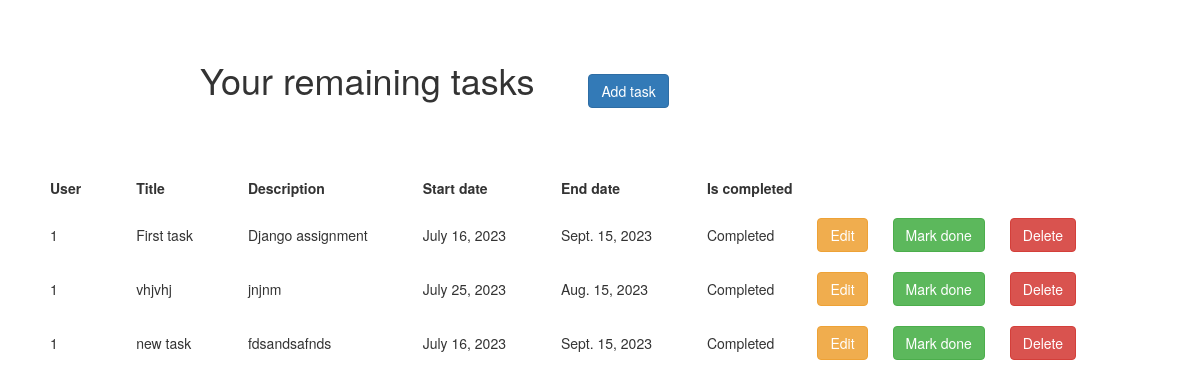
Before: / with the older database file.
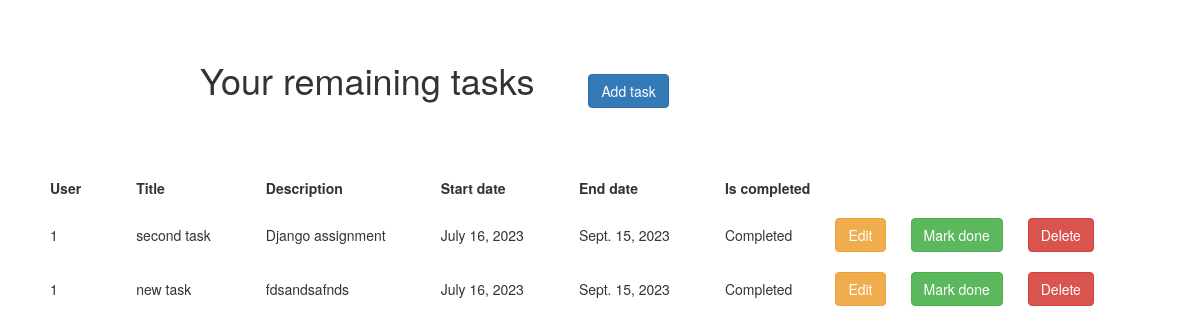
After: the same page with the newer database file.
### todolist/models.py (models this page shows, shortened)
class Todo(models.Model):
    title = models.CharField(max_length=200)
    description = models.TextField()
    start_date = models.DateField()
    end_date = models.DateField()
    user = models.ForeignKey(settings.AUTH_USER_MODEL, on_delete=models.CASCADE)
    is_completed = models.BooleanField(default=False)

### todolist/views.py (the view)
# urls.py: path('', views.todo_list,name="todo_list"),
def todo_list(request):
    data = Todo.objects.all()
    context = {"data" : data}
    return render(request,template_name='todolist/todo_list.html',context=context)

### todolist/templates/todolist/todo_list.html (shortened to what this page needs)
<!DOCTYPE html>
<html lang="en">
<head>
    <link rel="stylesheet" href="https://cdn.jsdelivr.net/npm/bootstrap@3.3.7/dist/css/bootstrap.min.css">
</head>
<body>
    <div style="margin: 60px 200px;">
        <h1 style="display:inline; margin-right: 50px;">Your remaining tasks</h1>
        <button onclick="window.location.href='/create/new'" type="button" class="btn btn-primary">Add task</button>
    </div>
    <table>
        <tr>
            <th style="padding-left: 50px">User</th>
            <th style="padding-left: 50px">Title</th>
            <th style="padding-left: 50px">Description</th>
            <th style="padding-left: 50px">Start date</th>
            <th style="padding-left: 50px">End date</th>
            <th style="padding-left: 50px">Is completed</th>
        </tr>
        {% for i in data %}
        <tr style="padding: 10px 0;">
            <td style="padding-left: 50px">{{i.user_id}}</td>
            <td style="padding-left: 50px">{{i.title}}</td>
            <td style="padding-left: 50px">{{i.description}}</td>
            <td style="padding-left: 50px">{{i.start_date}}</td>
            <td style="padding-left: 50px">{{i.end_date}}</td>
            {% if i.is_completed == True %}<td style="padding-left: 50px">Completed</td>{% endif %}
            <td style="padding-left: 20px" onclick="window.location.href='/edit/{{i.id}}'"><button type="button" class="btn btn-warning">Edit</button>
            </td>
            <td style="padding-left: 20px" onclick="window.location.href='/complete/{{i.id}}'"><button type="button" class="btn btn-success">Mark done</button></td>
            <td style="padding-left: 20px" onclick="window.location.href='/delete/{{i.id}}'"><button type="button" class="btn btn-danger">Delete</button></td>
        </tr>
        {% endfor %}
    </table>
</body>
</html>

Changed rows visible on the page:
removed Todo: user_id "1", title "vhjvhj", description "jnjnm", start_date "July 25, 2023", end_date "Aug. 15, 2023", is_completed "Completed"
changed Todo "Django assignment": title "First task" → "second task"
